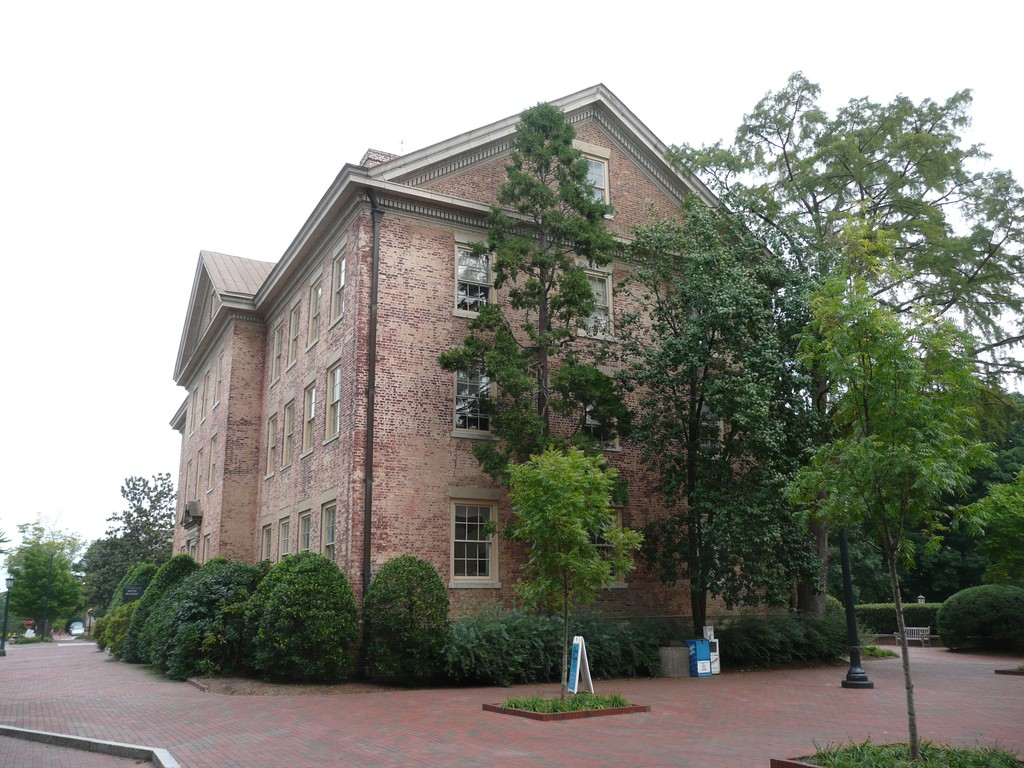
#> input picture datasets/south_building/images/P1180141.JPG, 1024 x 768 px; its folder holds only this picture in this run
$ python -i world_bridge.py   (imports and definitions only)   (older library calls are emulated)
#> lines starting #> are read from the running program, lines starting #| are printed output that depends on the picture
"""Canonical Visual Observation & Perception-to-World Bridge (perception/world_bridge.py).

Connects image, video, detection, segmentation, and depth perception outputs to
Claude's spatial reasoning compiler (world_ir.observations, world_ir.constraints,
world_ir.uncertainty_model, world_ir.completeness, worldstore.store) without
inventing metric geometry or overwriting immutable source evidence.
"""

from __future__ import annotations

import hashlib
import json
import math
from dataclasses import asdict, dataclass, field
from typing import Any, Dict, List, Mapping, Optional, Sequence, Tuple

import numpy as np

from provenance import Provenance
from world_ir.completeness import WorldCompletenessReport, assess_world_completeness
from world_ir.constraints import ConstraintViolation, check_architectural_constraints
from world_ir.observations import (
    AssociationDecision,
    AssociationState,
    DepthSource,
    Observation as LedgerObservation,
    Visibility,
    attach_ledger,
    ledger_of,
    sigma_for,
)
from world_ir.schema_v1 import EntityType, Observation as EntityObservation
from world_ir.uncertainty_model import EntityUncertaintyProfile, propagate_entity_uncertainty
from world_ir.world_v1 import WorldIR


ARCHITECTURAL_LABELS = frozenset({
    "wall", "floor", "ceiling", "door", "window", "opening", "column",
    "beam", "stairs", "stair", "railing", "corridor", "room",
})

OBJECT_MATERIAL_PRIORS: Dict[str, str] = {
    "chair": "wood_or_fabric",
    "couch": "fabric_or_leather",
    "dining table": "wood",
    "bed": "fabric_and_wood",
    "tv": "glass_and_polymer",
    "refrigerator": "brushed_metal",
    "sink": "ceramic_or_steel",
    "toilet": "ceramic",
    "door": "wood_or_metal",
    "window": "glass_and_frame",
}


# [5 lines left out: function deterministic_observation_id, not called in this run]


@dataclass(frozen=True)
class ImageQualityMetrics:
    width: int
    height: int
    blur_laplacian_var: float
    mean_luminance: float
    clipped_fraction: float
    is_blurry: bool
    is_underexposed: bool
    is_overexposed: bool
    underexposed_fraction: float = 0.0
    overexposed_fraction: float = 0.0
    noise_estimate: float = 0.0
    motion_blur_score: float = 0.0
    is_motion_blurred: bool = False
    is_noisy: bool = False

    def to_dict(self) -> Dict[str, Any]:
        return asdict(self)


def assess_image_quality(
    image_rgb: np.ndarray,
    *,
    blur_threshold: float = 50.0,
) -> ImageQualityMetrics:
    """Measure resolution, blur, directional motion blur, exposure, clipped pixels, and noise."""
#> called with blur_threshold = 50
    import cv2

    h, w = int(image_rgb.shape[0]), int(image_rgb.shape[1])
    gray = cv2.cvtColor(image_rgb, cv2.COLOR_RGB2GRAY) if image_rgb.ndim == 3 else image_rgb
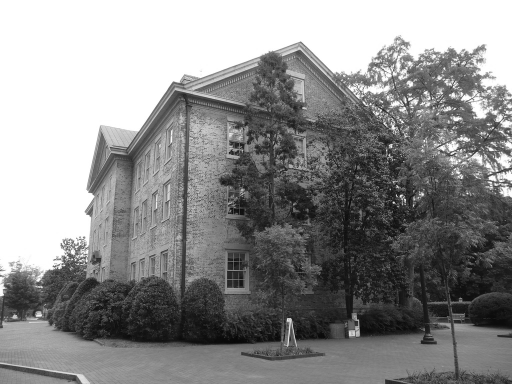
#> gray: shape (768, 1024) (shown at 1/2 size); min 1, max 255, mean 140.6
    lap_var = float(cv2.Laplacian(gray, cv2.CV_64F).var())
#> lap_var = 1972.7
    mean_lum = float(np.mean(gray))
#> mean_lum = 140.6
    under_frac = float(np.mean(gray <= 25))
#> under_frac = 0.0414
    over_frac = float(np.mean(gray >= 235))
#> over_frac = 0.284
    clipped = float(np.mean((gray <= 3) | (gray >= 252)))
#> clipped = 0.276

    # High-frequency residual MAD noise estimate
    blurred = cv2.GaussianBlur(gray, (5, 5), 1.0)
    resid = np.abs(gray.astype(np.float32) - blurred.astype(np.float32))
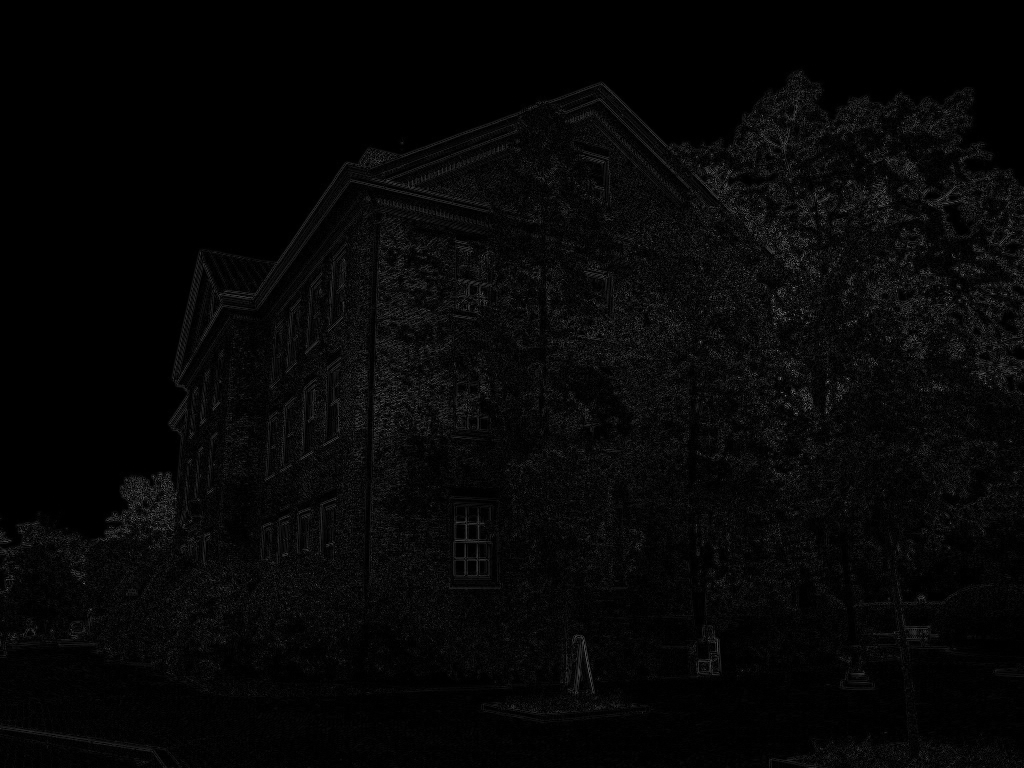
#> resid: shape (768, 1024) float32; min 0, max 120, mean 6.4
    noise_est = float(np.median(resid) * 1.4826)
#> noise_est = 4.45

    # Directional gradient anisotropy for motion blur detection
    gx = float(np.mean(np.abs(cv2.Sobel(gray, cv2.CV_32F, 1, 0, ksize=3))))
#> gx = 41.95
    gy = float(np.mean(np.abs(cv2.Sobel(gray, cv2.CV_32F, 0, 1, ksize=3))))
#> gy = 46.23
    anisotropy = abs(gx - gy) / max(1e-6, gx + gy)
#> anisotropy = 0.0486
    is_blurry = lap_var < blur_threshold
#> is_blurry = False
    is_motion_blurred = bool(is_blurry and anisotropy > 0.25)
#> is_motion_blurred = False

    return ImageQualityMetrics(
        width=w,
        height=h,
        blur_laplacian_var=round(lap_var, 3),
        mean_luminance=round(mean_lum, 2),
        clipped_fraction=round(clipped, 4),
        is_blurry=is_blurry,
        is_underexposed=mean_lum < 35.0 or under_frac > 0.65,
        is_overexposed=mean_lum > 225.0 or over_frac > 0.65,
        underexposed_fraction=round(under_frac, 4),
        overexposed_fraction=round(over_frac, 4),
        noise_estimate=round(noise_est, 3),
        motion_blur_score=round(anisotropy, 4),
        is_motion_blurred=is_motion_blurred,
        is_noisy=noise_est > 12.0,
    )


@dataclass(frozen=True)
class TaskConfidences:
    """Separate per-task confidences; high detection confidence never implies accurate depth/dimensions."""

    detection: Optional[float] = None
    segmentation: Optional[float] = None
    depth: Optional[float] = None
    dimensions: Optional[float] = None
    material: Optional[float] = None

    def to_dict(self) -> Dict[str, Optional[float]]:
        return asdict(self)


@dataclass(frozen=True)
class WallSlabObservation:
    start_xyz_m: Optional[Tuple[float, float, float]]
    end_xyz_m: Optional[Tuple[float, float, float]]
    coordinate_frame: str
    source_camera: Optional[str]
    source_evidence: str
    depth_basis: str  # "metric" | "mvs" | "relative" | "unknown"
    length_m: Optional[float]
    orientation_rad: Optional[float]
    measurement_uncertainty_m: Optional[float]
    visibility_state: str  # "observed" | "partial" | "inferred" | "unresolved"

    # [7 lines left out: function to_dict, not called in this run]


@dataclass(frozen=True)
class OpeningObservation:
    opening_class: str
    bbox_px: Optional[Tuple[float, float, float, float]]
    host_wall_candidate: Optional[str]
    relative_location: Optional[Tuple[float, float]]
    estimated_width_m: Optional[float]
    estimated_height_m: Optional[float]
    evidence_refs: Tuple[str, ...]
    uncertainty_m: Optional[float]

    def to_dict(self) -> Dict[str, Any]:
        return asdict(self)


@dataclass(frozen=True)
class VisualObservation:
    """Canonical perception observation record."""

    observation_id: str
    source_evidence_id: str
    source_image_id: str
    source_video_id: Optional[str]
    frame_index: Optional[int]
    timestamp_s: Optional[float]
    camera_id: Optional[str]
    camera_pose: Optional[Mapping[str, Any]]
    detection_category: str  # "architecture" | "opening" | "object" | "material" | "text"
    semantic_label: str
    bbox_px: Optional[Tuple[float, float, float, float]]
    mask_ref: Optional[str]
    depth_source: DepthSource
    world_pos: Optional[Tuple[float, float, float]]
    bounds_min: Optional[Tuple[float, float, float]]
    bounds_max: Optional[Tuple[float, float, float]]
    sigma_m: Optional[float]
    wall_slab: Optional[WallSlabObservation]
    opening: Optional[OpeningObservation]
    material_hypothesis: Optional[str]
    material_verified: bool
    visual_attributes: Mapping[str, Any]
    model_id: str
    model_version: str
    processing_config: Mapping[str, Any]
    confidences: TaskConfidences
    provenance: Provenance
    visibility: Optional[Visibility]
    processing_status: str = "processed"
    entity_hint_id: Optional[str] = None

    # [277 lines left out: functions to_ledger_observation, to_entity_observation, extract_wall_slab_from_points, build_visual_observations_from_detections, detect_observation_conflicts, not called in this run]


@dataclass(frozen=True)
class BridgeExecutionReport:
    added_ledger_observations: int
    skipped_duplicate_observations: int
    entity_observations_attached: int
    wall_slabs_populated: int
    constraint_violations: List[ConstraintViolation]
    uncertainty_profiles: Dict[str, EntityUncertaintyProfile]
    completeness: WorldCompletenessReport


# [64 lines left out: function bridge_observations_to_world, not called in this run]

>>> import cv2
>>> picture = cv2.cvtColor(cv2.imread('../datasets/south_building/images/P1180141.JPG'), cv2.COLOR_BGR2RGB)
>>> result = assess_image_quality(picture)

$ run again, on datasets/south_building/images/P1180145.JPG
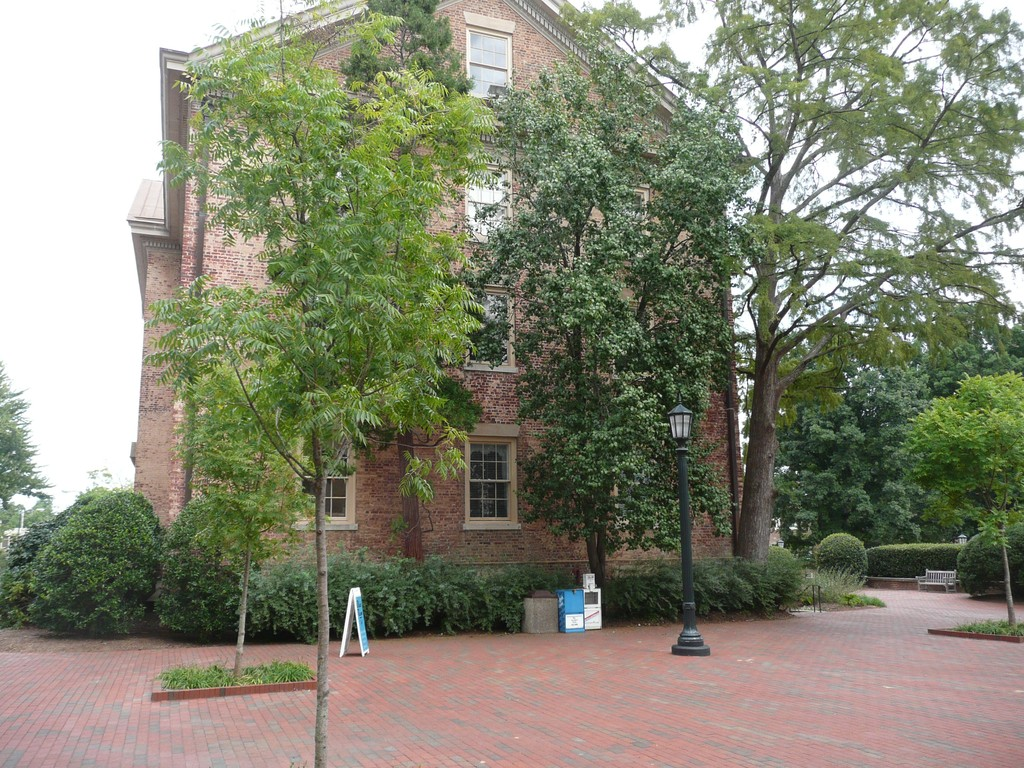
#> input picture datasets/south_building/images/P1180145.JPG, 1024 x 768 px
#> in assess_image_quality, `gray = cv2.cvtColor(image_rgb, cv2.COLOR_RGB2GRAY) if image_rgb.ndim =..`:
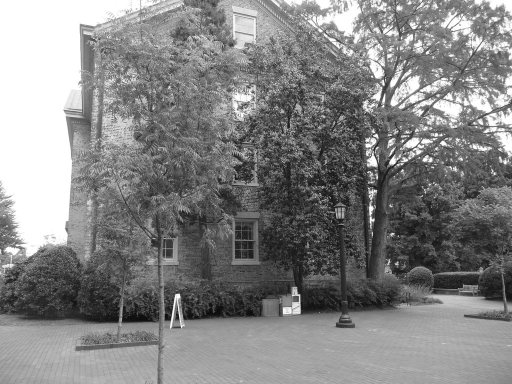
#> gray: shape (768, 1024) (shown at 1/2 size); min 2, max 255, mean 131.9
#> lap_var = 2885.6
#> mean_lum = 131.9
#> under_frac = 0.00984
#> over_frac = 0.122
#> clipped = 0.106
#> in assess_image_quality, `resid = np.abs(gray.astype(np.float32) - blurred.astype(np.float32))`:
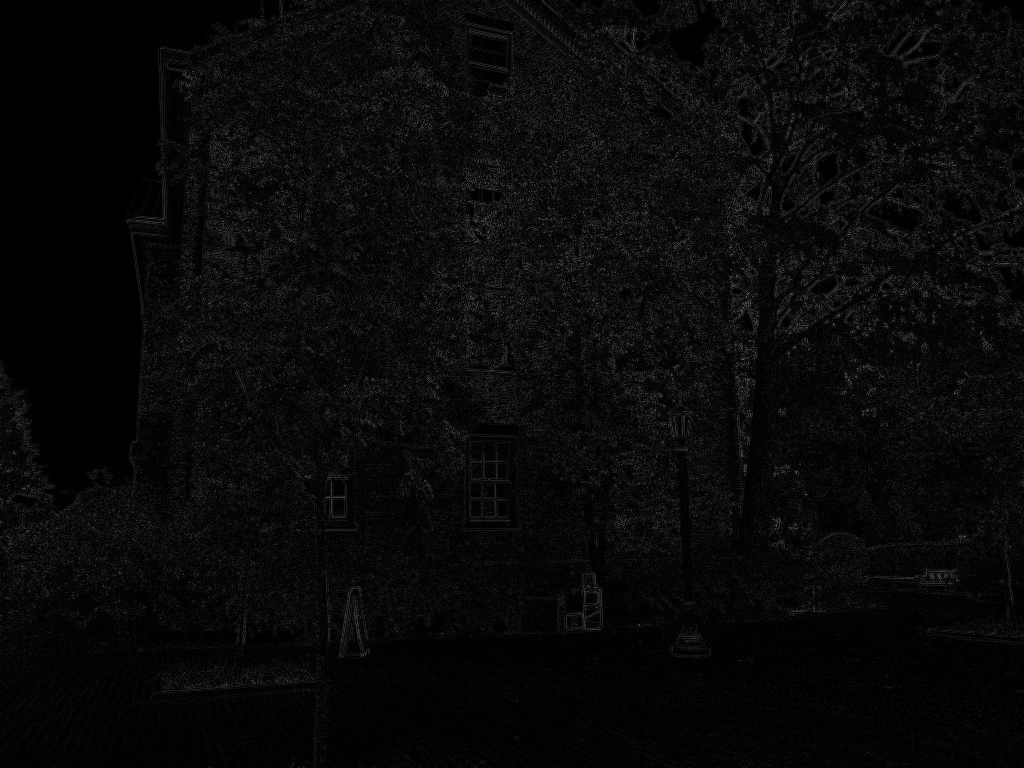
#> resid: shape (768, 1024) float32; min 0, max 120, mean 8.8
#> noise_est = 7.41
#> gx = 58.51
#> gy = 63.67
#> anisotropy = 0.0422
#> is_blurry = False

$ run again, on datasets/south_building/images/P1180149.JPG
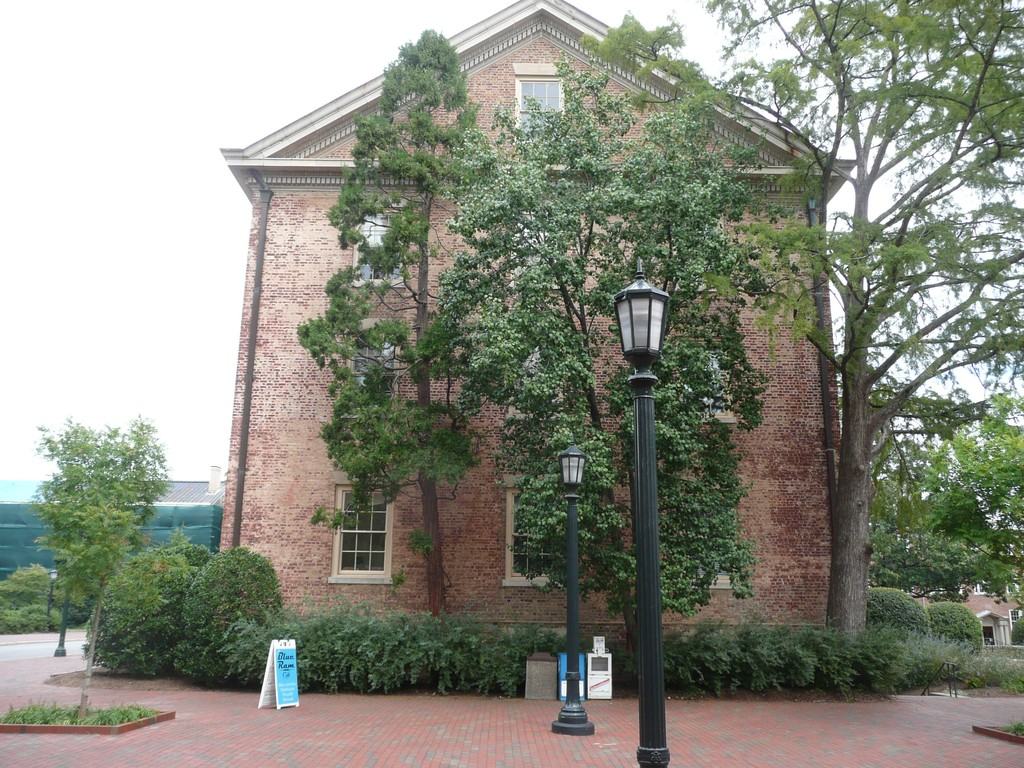
#> input picture datasets/south_building/images/P1180149.JPG, 1024 x 768 px
#> in assess_image_quality, `gray = cv2.cvtColor(image_rgb, cv2.COLOR_RGB2GRAY) if image_rgb.ndim =..`:
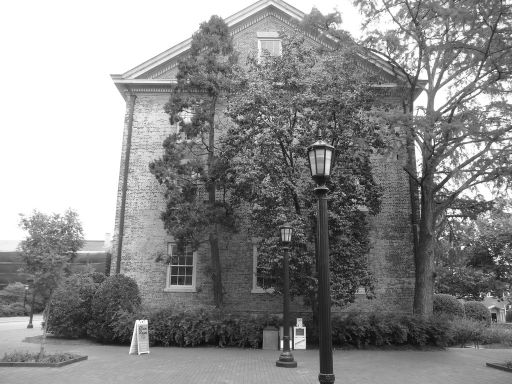
#> gray: shape (768, 1024) (shown at 1/2 size); min 2, max 255, mean 138.9
#> lap_var = 2546.7
#> mean_lum = 138.9
#> under_frac = 0.00894
#> over_frac = 0.199
#> clipped = 0.18
#> in assess_image_quality, `resid = np.abs(gray.astype(np.float32) - blurred.astype(np.float32))`:
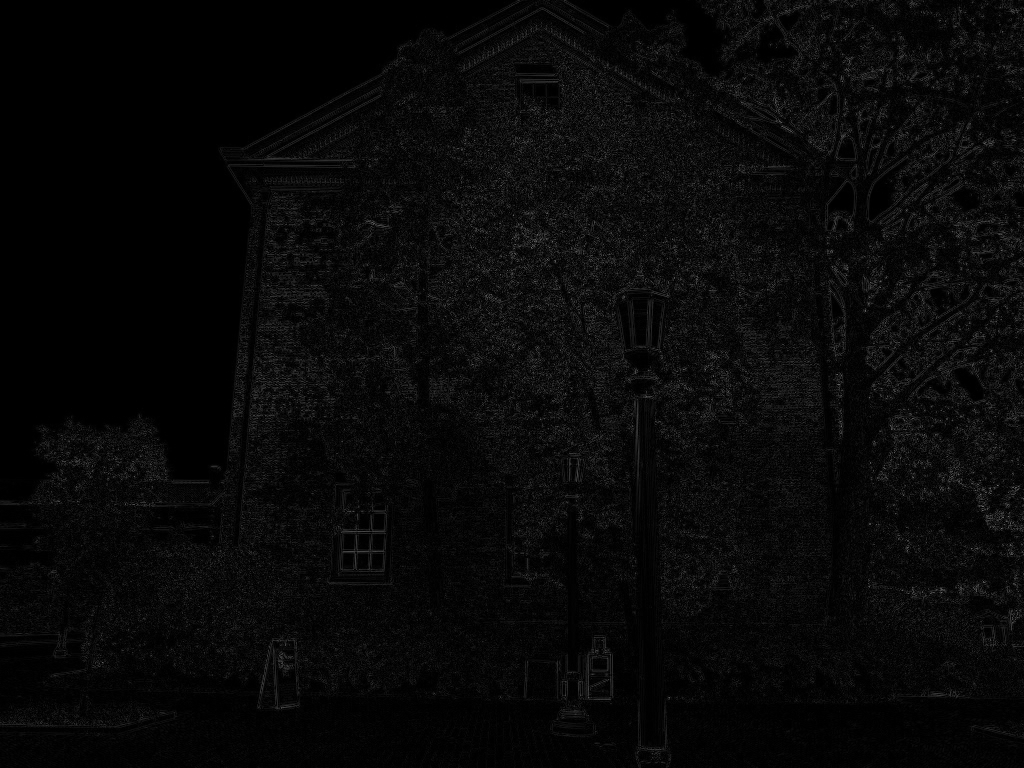
#> resid: shape (768, 1024) float32; min 0, max 116, mean 8.2
#> noise_est = 7.41
#> gx = 54.71
#> gy = 62.12
#> anisotropy = 0.0634
#> is_blurry = False
